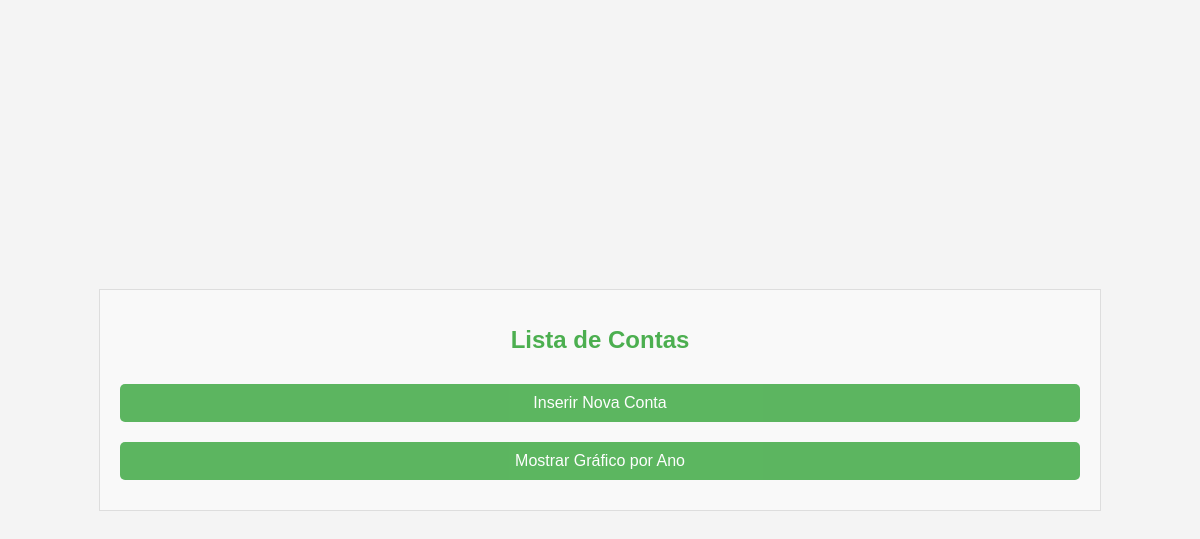
The page /dashboard (signed in) on the database as committed earlier.
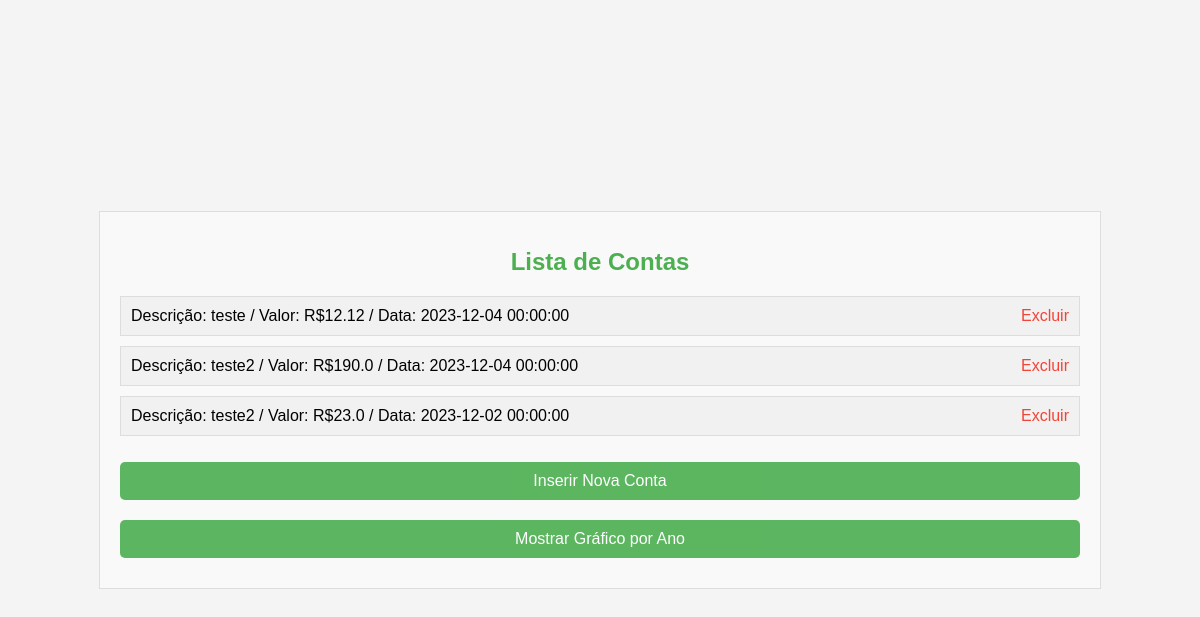
The same page on the database as committed later.
### app.py (models this page shows, shortened)
class Conta(db.Model):
    id = db.Column(db.Integer, primary_key=True)
    usuario_id = db.Column(db.Integer, db.ForeignKey('usuario.id'), nullable=False)
    descricao = db.Column(db.String(120), nullable=False)
    valor = db.Column(db.Float, nullable=False)
    data = db.Column(db.DateTime, nullable=False)

### app.py (the view)
@app.route('/dashboard')
def dashboard():
    if 'username' not in session:
        return redirect(url_for('login'))
    contas = Conta.query.all()
    return render_template('dashboard.html', contas=contas)

### templates/dashboard.html (shortened to what this page needs)
<!DOCTYPE html>
<html>
    <head>
        <link
        rel="stylesheet"
        type="text/css"
        href="{{ url_for('static', filename='style.css') }}"
        />
    </head>
    <body>
        <form>
            <h1>Lista de Contas</h1>
            <ul>
                {% for conta in contas %}
                    <li>
                        Descrição: {{ conta.descricao }} / Valor: R${{ conta.valor }} / Data: {{ conta.data }}
                        <a href="{{ url_for('excluir_conta', conta_id=conta.id) }}">Excluir</a>
                    </li>
                {% endfor %}
            </ul>
            <button type="submit" formaction="{{ url_for('inserir_conta') }}">Inserir Nova Conta</button>
            <button type="submit" formaction="{{ url_for('mostrar_grafico') }}">Mostrar Gráfico por Ano</button>
        </form>
    </body>
</html>

### static/style.css (style rules this page uses)
body { font-family: 'Segoe UI', Tahoma, Geneva, Verdana, sans-serif; background-color: #f4f4f4; margin: 0; padding: 0; display: flex; justify-content: center; align-items: center; height: 100vh; }
button { background-color: #4caf50; color: white; padding: 12px 20px; border: none; border-radius: 5px; font-size: 16px; cursor: pointer; }
h1 { text-align: center; }
form { width: 80%; margin: 0 auto; padding: 20px; border: 1px solid #ddd; background-color: #f9f9f9; font-family: Arial, sans-serif; }
form h1 { color: #4CAF50; font-size: 24px; margin-bottom: 20px; }
form ul { list-style-type: none; padding: 0; }
form ul li { border: 1px solid #ddd; padding: 10px; margin-bottom: 10px; background-color: #f1f1f1; }
form ul li a { color: #f44336; text-decoration: none; float: right; margin-left: 10px; }
form button[type="submit"] { background-color: #4CAF50; color: white; padding: 10px 20px; margin: 10px 0; border: none; cursor: pointer; width: 100%; opacity: 0.9; }

Rows that differ between the two databases and show on the page:
added Conta: descricao "teste", valor "12.12", data "2023-12-04 00:00:00"
added Conta: descricao "teste2", valor "190.0", data "2023-12-04 00:00:00"
added Conta: descricao "teste2", valor "23.0", data "2023-12-02 00:00:00"
